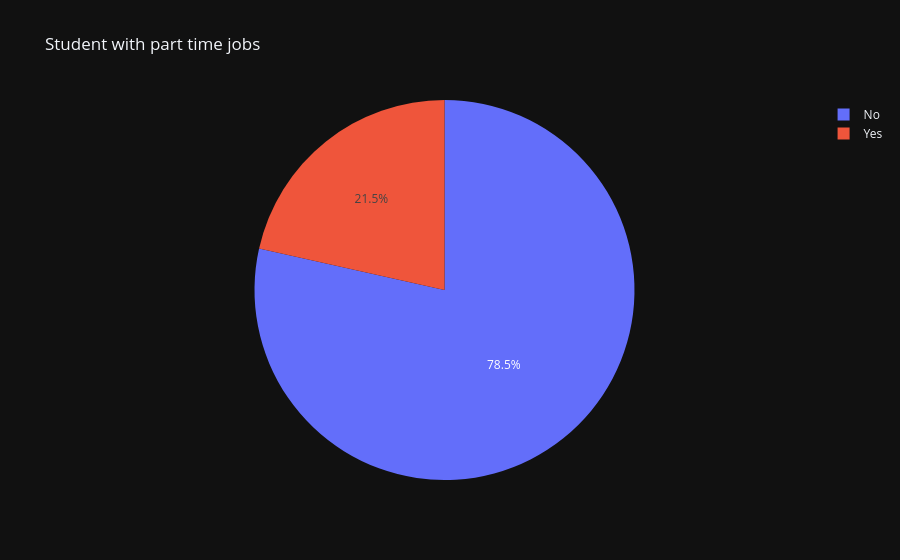

Notebook code cell kept with this figure:
### Code cell
part =student_df.groupby('part_time_job').size().reset_index(name='count')
part.columns = ['part_time', 'count']

# Plot pie chart
fig = px.pie(part, values='count', names='part_time', title='Student with part time jobs')
fig.show()

### Figure 1 — Plotly figure (JSON) as saved in the notebook; plotly's stock layout.template omitted (floating-point values rounded to 4 significant figures)
{"data": [{"domain": {"x": [0.0, 1.0], "y": [0.0, 1.0]}, "hovertemplate": "part_time=%{label}<br>count=%{value}<extra></extra>", "labels": ["No", "Yes"], "legendgroup": "", "name": "", "showlegend": true, "values": [785, 215], "type": "pie"}], "layout": {"legend": {"tracegroupgap": 0}, "title": {"text": "Student with part time jobs"}}}
